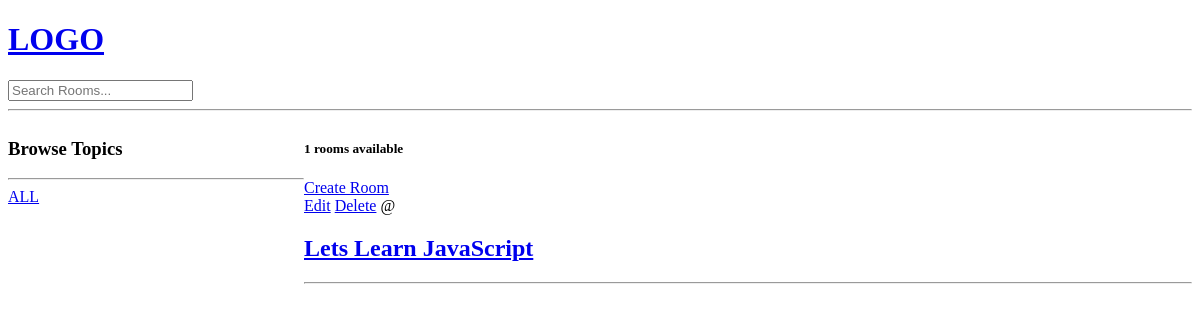
The app's page /?q=JavaScript, older data.
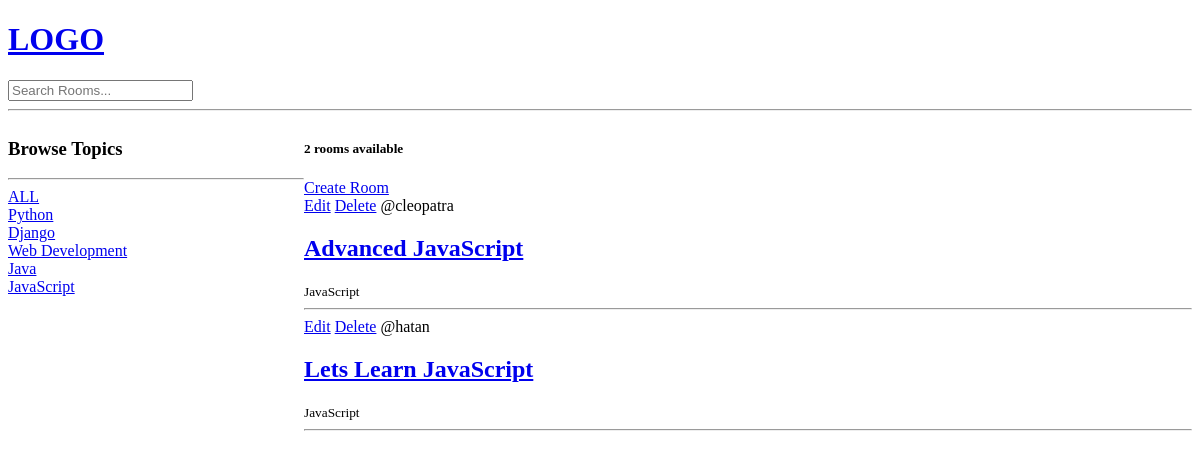
The same page, newer data.
### base/models.py (models this page shows, shortened)
class Room(models.Model):
    host = models.ForeignKey(User, on_delete=models.SET_NULL, null=True)
    topic = models.ForeignKey(Topic, on_delete=models.SET_NULL, null=True)
    name = models.CharField(max_length=200)
    description = models.TextField(null=True, blank=True)
    updated = models.DateTimeField(auto_now=True)
    created = models.DateTimeField(auto_now_add=True)
    class Meta:
        ordering = ['-updated', '-created']

class Topic(models.Model):
    name = models.CharField(max_length=200)

### base/views.py (the view)
# urls.py: 2. Add a URL to urlpatterns:  path('', views.home, name='home')
def home(request):
    q = request.GET.get('q') if request.GET.get('q') != None else ''
    rooms = Room.objects.filter(
        Q(topic__name__icontains=q) |
        Q(name__icontains=q) |
        Q(description__icontains=q)
    )
    topics = Topic.objects.all()
    room_count = rooms.count()
    context = {'rooms': rooms, 'topics': topics, 'room_count': room_count}
    return render(request, 'base/home.html', context)

### base/templates/base/home.html (shortened to what this page needs)
{% extends 'index.html' %}
{% block content %}
<div class="home-container">
  <div>
    <h3>Browse Topics</h3>
    <hr>
    <div>
      <a href="{% url 'home' %}">ALL</a>
    </div>
    {% for topic in topics %}
    <div>
      <a href="{% url 'home' %}?q={{topic.name}}">{{topic.name}}</a>
    </div>
    {% endfor %}
  </div>
  <div>
    <h5>{{room_count}} rooms available</h5>
    <a href="{% url 'create-room' %}">Create Room</a>
    <div>
      {% for room in rooms %}
      <div>
        <a href="{% url 'update-room' room.id %}">Edit</a>
        <a href="{% url 'delete-room' room.id %}">Delete</a>
        <span>@{{room.host.username}}</span>
        <h2><a href="{% url 'room' room.id %}">{{room.name}}</h2></a>
        <small>{{room.topic.name}}</small>
        <hr>
      </div>
      {% endfor %}
    </div>
  </div>
</div>
{% endblock %}

Row changes from the older to the newer data that the page shows:
added Topic: name "Python"
added Topic: name "Django"
added Topic: name "Web Development"
added Topic: name "Java"
added Topic: name "JavaScript"
added Room: host.username "cleopatra", name "Advanced JavaScript", topic.name "JavaScript"
changed Room "Lets Learn JavaScript": host.username (not shown) → "hatan"; topic.name (not shown) → "JavaScript"
Text that changed along with them:
{{ room_count }}: "1" → "2"
